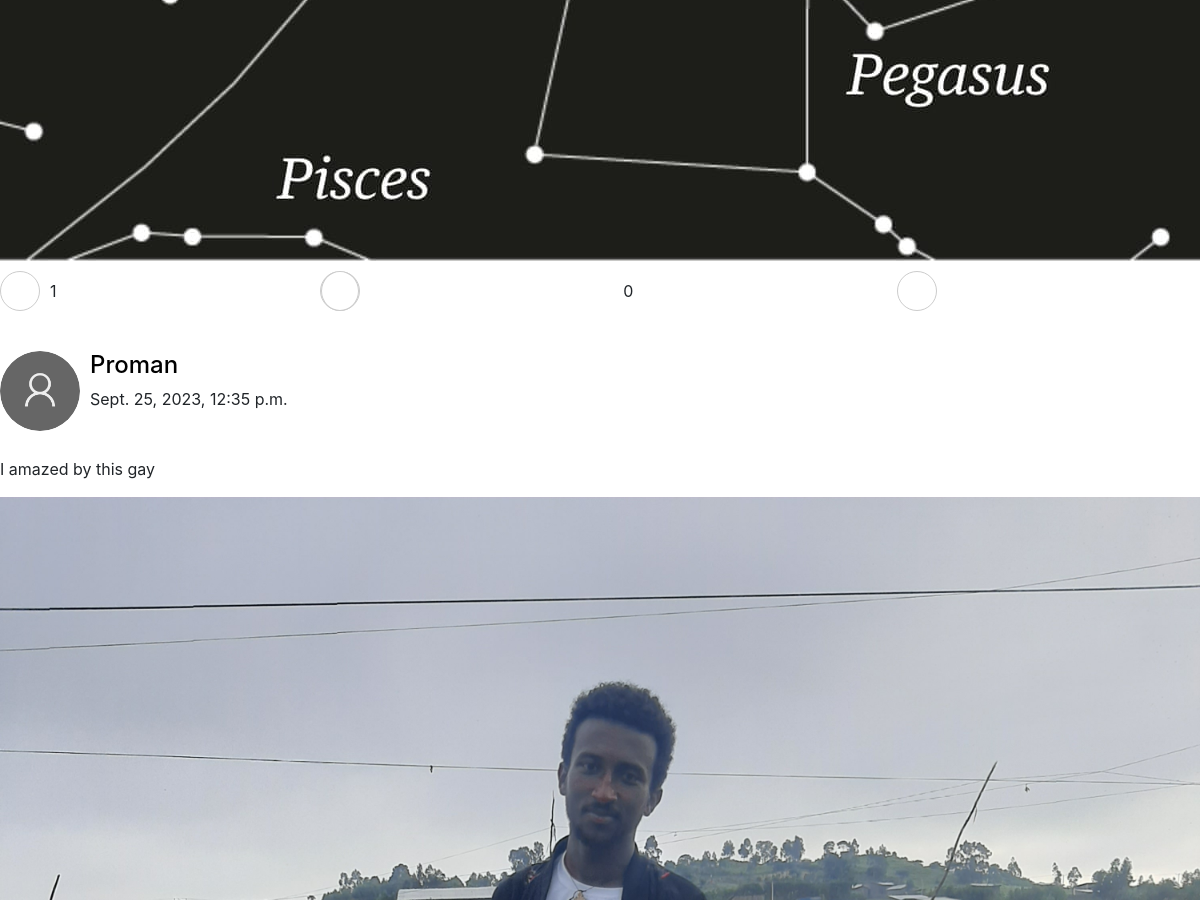
Page /user-auth/ (middle part) on the earlier database version.
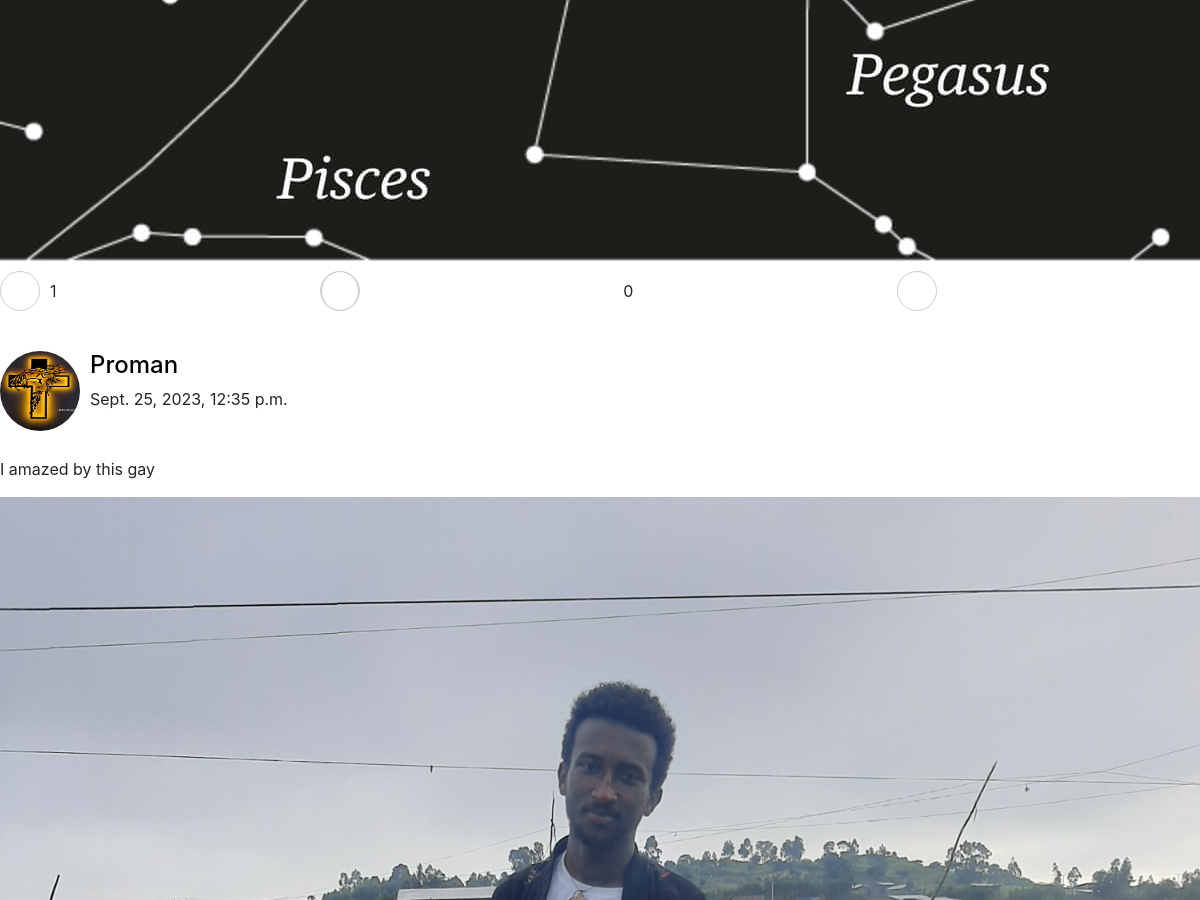
Same page on the later database version.
### post/models.py (models this page shows)
class PostModel(models.Model):
    profile = models.ForeignKey(UserProfile,on_delete=models.CASCADE)
    description = models.TextField(max_length=100)
    image = models.ImageField(upload_to="posts")
    created_at = models.DateTimeField(auto_now_add=True,blank=True)
    like = models.IntegerField(default=0,blank=True)
    comment = models.IntegerField(default=0,blank=True)

### user_profile/models.py (models this page shows, shortened)
class UserProfile(models.Model):
    user = models.OneToOneField(User,on_delete=models.CASCADE)
    name = models.CharField(max_length=50,help_text="Profile Username")
    bio = models.TextField(max_length=100,default="write your bio",blank=True)
    image = models.ImageField(default="default.png",
                              upload_to="profile_img")

### user_auth/views.py (the view)
# urls.py: path('',views.HomeView.as_view(),name="home"),
class HomeView(ListView):
    model = PostModel
    template_name = 'user_auth/home.html'
    def get_context_data(self,*args,**kwargs):
        context = super().get_context_data(*args,**kwargs)
        if self.request.user.is_authenticated:
            profile = UserProfile.objects.get(user=self.request.user)
            context['profile'] = profile
        return context

### templates/user_auth/home.html (shortened to what this page needs)
{%extends 'bases/headers.html'%}
{%load static%}
    {%block cssfile%}
     <link rel="stylesheet" href="{% static 'user_auth/home.css'%}">
    {%endblock%}
    {%block content%}
    {%for object in object_list%}
  <div class="container2">
    <div class="post-container">
      <img class="profile-image2" src="{{object.profile.image.url}}" alt="Profile Image">
      <div class="post-info">
          <h4><a class="pro-lnk" href="{%url 'profile' object.profile.id%}">{{object.profile.name}}</a></h4>
        <p>{{object.created_at}}</p>
            </div>
    </div>
    <p>{{object.description}}</p>
    <img class="post-image" src="{{object.image.url}}" alt="Post Image">
    <div class="post-buttons">
        <form method="post" id="likeform">
      <button type="submit" class="btn btn-primary" id="like"><i class="fas fa-thumbs-up"></i></button></form><span id="like_count">{{object.like}}</span>
      <a class="cmtlink" href="{%url 'postdetail' object.id%}"><button class="btn btn-primary comment-button"><i class="fas fa-comment"></i></button></a><span>{{object.comment}}</span>
      <button class="btn btn-primary share-button"><i class="fas fa-share"></i></button>
    </div>
  </div>
    {%endfor%}
    {%endblock%}

Differences in the rows shown:
changed through a linked row, PostModel "Sept. 25, 2023, 12:35 p.m.": profile.image: picture added in place of a placeholder
